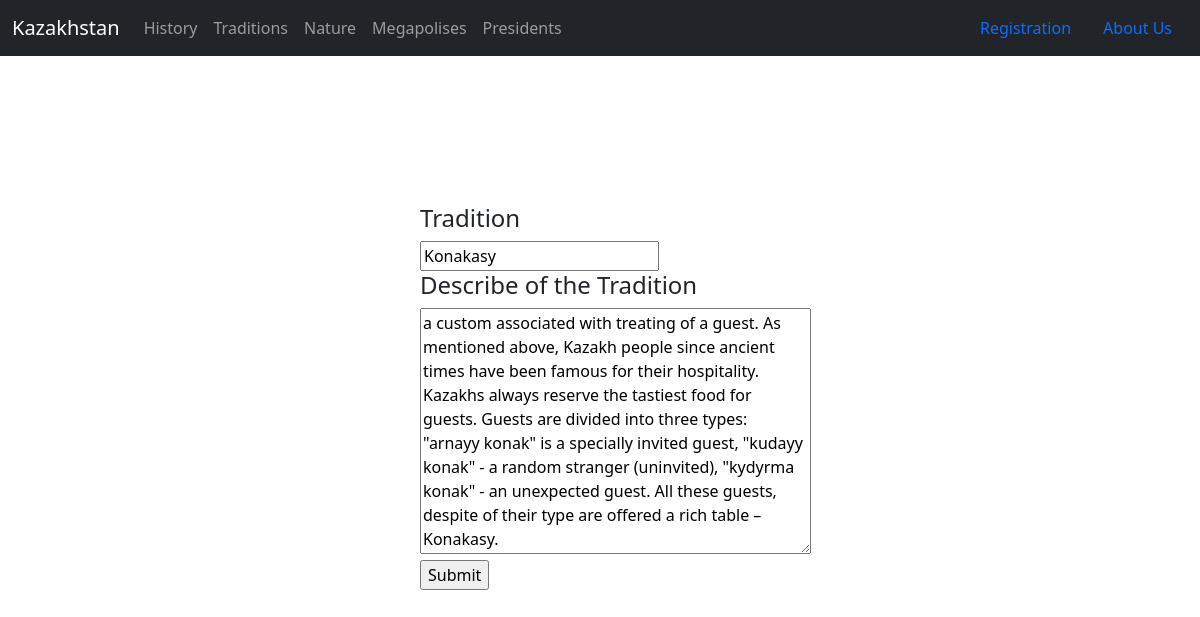
Page /update/1/ on the earlier database version.
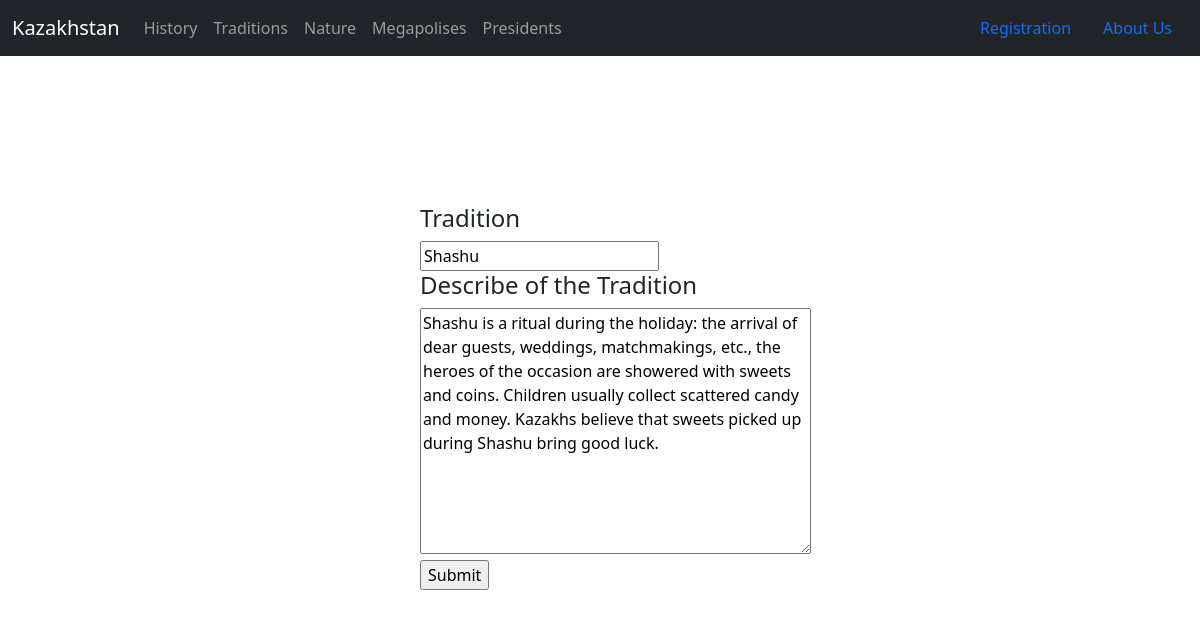
Same page on the later database version.
### main/models.py (models this page shows, shortened)
class Tradition (models.Model):
    tradition = models.CharField('Tradition', max_length=50)
    descr = models.TextField('Description')
    slug = models.SlugField(null=False, default='naruto', unique=True)

### main/views.py (the view)
# urls.py: path('update/<int:pk>/', views.update, name='update'),#creat puth of update
def update(request, pk):
    trad =  Tradition.objects.get(id=pk)
    form = TraditionForm(instance=trad)
    if request.method == 'POST':
        form = TraditionForm(request.POST, instance=trad)
        if form.is_valid():
            form.save()
            return redirect('/traditions')
    context = {'form': form}
    return render(request, 'main/insert.html', context)

### main/forms.py
class TraditionForm(ModelForm):
    class Meta():
         model = Tradition
         fields = ['tradition', 'descr']

### main/templates/main/insert.html (shortened to what this page needs)
{% extends 'main/base.html'%}
{% block body %}
<form method="POST">
    <div>
        <h4>Tradition</h4>
        {{ form.tradition }}
    </div>
    <div>
        <h4>Describe of the Tradition</h4>
        {{ form.descr }}
    </div>
    <input type="submit" name="Submit">
</form>
{% endblock %}

Differences in the rows shown:
changed Tradition: tradition "Konakasy" → "Shashu"; descr "a custom associated with treating of a guest. As mentioned above, Kazakh people since ancient times have been famous for their hospitality. Kazakhs always reserve the tastiest food for guests. Guests are divided into three types: \"arnayy konak\" is a specially invited guest, \"kudayy konak\" - a random stranger (uninvited), \"kydyrma konak\" - an unexpected guest. All these guests, despite of their type are offered a rich table – Konakasy." → "Shashu is a ritual during the holiday: the arrival of dear guests, weddings, matchmakings, etc., the heroes of the occasion are showered with sweets and coins. Children usually collect scattered candy and money. Kazakhs believe that sweets picked up during Shashu bring good luck."
